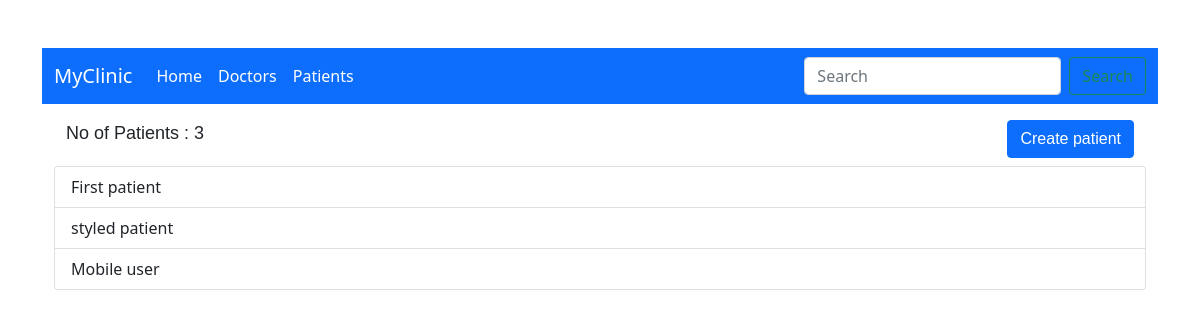
The page / on the database its author committed.
### patients/models.py (models this page shows, shortened)
class Patient(models.Model):
    GENDER=(
        ('Male','Male'),
        ('Female','Female'),
        ('Others','Others'),
    )
    full_name = models.CharField(max_length=25)
    age = models.IntegerField(default=0)
    phone = models.CharField(max_length=15)
    gender=models.CharField(max_length=8,choices=GENDER,default='Others')
    address=models.TextField(max_length=50)

### patients/views.py (the view)
# urls.py: path('',home_page,name='home'),
def home_page(request):
    q=request.GET.get('q')  if request.GET.get('q')!= None else ''
    patient=Patient.objects.filter(
        Q(full_name__icontains=q)|
        Q(phone__icontains=q)
        )
    patient_count=patient.count()
    context={
        'patients':patient,
        'patient_count':patient_count
    }
    return render(request,'patients/patient_list.html',context)

### patients/templates/patients/patient_list.html
{% extends "main.html" %}
{% block content %}
<div class="container mt-3">
    <div class="container" style="margin-bottom: 2; margin-top: 2 ;">
        <div class=" d-flex justify-content-between">
            <div style="font-family:Arial, Helvetica, sans-serif; font-size: large; align-content: left;">No of Patients : {{patient_count}}</div>
            <div style="font-family:Arial, Helvetica, sans-serif; font-size: large; align-content: right;">
                <a class="btn btn-primary" href="{% url 'patients:patient-create' %}">Create patient</a></div>
        </div>
    </div>
    {% if patients %}
    <div class=" mt-2 list-group">
        {% for patient in patients %}
            <a href="{% url 'patients:patient-detail' patient.pk %}" class="list-group-item list-group-item-action"> {{patient.full_name}} </a>
        {% endfor %}
    {%else %}
    <h6> No patients are created </h6>
    </div>
    {% endif %}
</div>
{% endblock content %}

### rows shown on the page
Patient: full_name "First patient"
Patient: full_name "styled patient"
Patient: full_name "Mobile user"

### other values the page prints
{{ patient_count }} "3"
